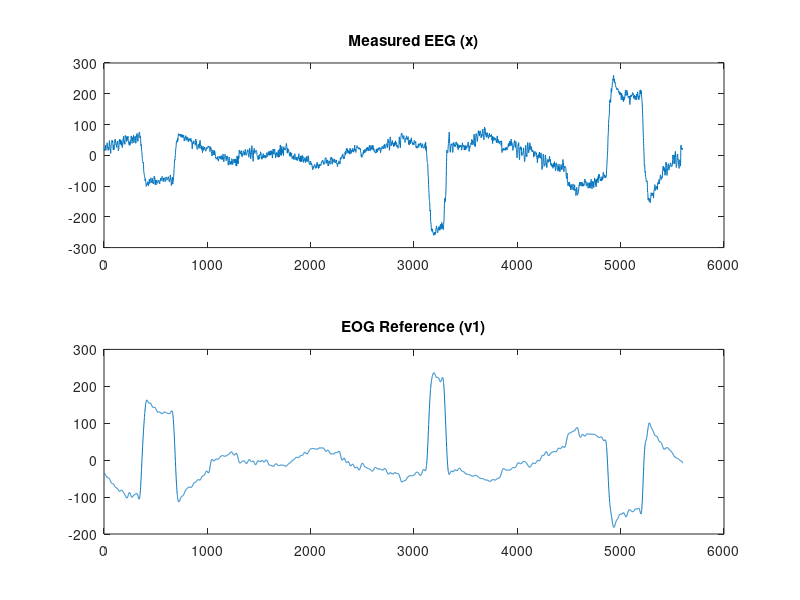

The MATLAB source for this figure: (Note: this script raises an error after producing the figure.)
% eeg_artefact_suppression_task2.m
clear; close all; clc;

% Load the dataset
load('eeg_artefact_data.mat');
x = x_measured(:);
v1 = v1(:);
N = length(x);

% Welch parameters based on Lab Task 1
window_length = 256;
overlap = round(0.5 * window_length);
nfft = 1024;

%% Initial Plots
figure;
subplot(2,1,1); plot(x); title('Measured EEG (x)');
subplot(2,1,2); plot(v1); title('EOG Reference (v1)');

figure;
% Applying Task 1 pwelch parameters
[psd_x, f] = pwelch(x, window_length, overlap, nfft, 1);
plot(f, 10*log10(psd_x), 'LineWidth', 1.2);
title('Spectrum of x(n)');
xlabel('Normalized Frequency (\times\pi rad/sample)');
ylabel('Power/frequency (dB/(rad/sample))');
grid on;

%% Sub-task 1: Fixed w
% Computes Least Squares estimate to minimize MSE
w_fixed = (x' * v1) / (v1' * v1);
s_hat_fixed = x - w_fixed * v1;

fprintf('Fixed w estimate: %f\n', w_fixed);
figure;
plot(s_hat_fixed); 
% FIX: Removed TeX formatting (\hat{}) to resolve the SceneNode interpreter error
title(sprintf('Fixed Estimate s-hat(n), w-hat = %.4f', w_fixed)); 

%% Sub-task 2: Time-varying LMS
mu_lms = 1e-5; 
[s_hat_lms, w_lms, w_traj_lms] = my_lms_artefact_canceller(x, v1, mu_lms);

c_lms = (s_hat_lms' * v1 / N) / (sqrt(var(s_hat_lms)) * sqrt(var(v1)));
fprintf('LMS Correlation c: %f\n', c_lms);

figure;
subplot(3,1,1); 
plot(s_hat_lms); 
title(sprintf('LMS Estimated Brain Signal (\\mu = %g)', mu_lms));

subplot(3,1,2); 
plot(w_traj_lms); 
title('LMS Weight Trajectory');

subplot(3,1,3); 
% Applying Task 1 pwelch parameters to LMS estimate
[psd_s_lms, f_lms] = pwelch(s_hat_lms, window_length, overlap, nfft, 1);
plot(f_lms, 10*log10(psd_s_lms), 'LineWidth', 1.2); 
title('Spectrum of LMS Estimate s-hat(n)');
xlabel('Normalized Frequency'); ylabel('PSD (dB)'); grid on;

%% Sub-task 2: Normalized LMS (NLMS)
mu_nlms = 0.05; 
epsilon = 1e-6; 
s_hat_nlms = zeros(N, 1);
w_traj_nlms = zeros(N, 1);
w_n = 0;

for n = 1:N
    s_hat_nlms(n) = x(n) - w_n * v1(n);
    w_traj_nlms(n) = w_n;
    % Normalization by reference signal power prevents instability
    w_n = w_n + mu_nlms * s_hat_nlms(n) * v1(n) / (v1(n)^2 + epsilon);
end

c_nlms = (s_hat_nlms' * v1 / N) / (sqrt(var(s_hat_nlms)) * sqrt(var(v1)));
fprintf('NLMS Correlation c: %f\n', c_nlms);

figure;
subplot(3,1,1); 
plot(s_hat_nlms); 
title(sprintf('NLMS Estimated Brain Signal (\\mu = %g)', mu_nlms));

subplot(3,1,2); 
plot(w_traj_nlms); 
title('NLMS Weight Trajectory');

subplot(3,1,3); 
% Applying Task 1 pwelch parameters to NLMS estimate
[psd_s_nlms, f_nlms] = pwelch(s_hat_nlms, window_length, overlap, nfft, 1);
plot(f_nlms, 10*log10(psd_s_nlms), 'LineWidth', 1.2); 
title('Spectrum of NLMS Estimate s-hat(n)');
xlabel('Normalized Frequency'); ylabel('PSD (dB)'); grid on;
